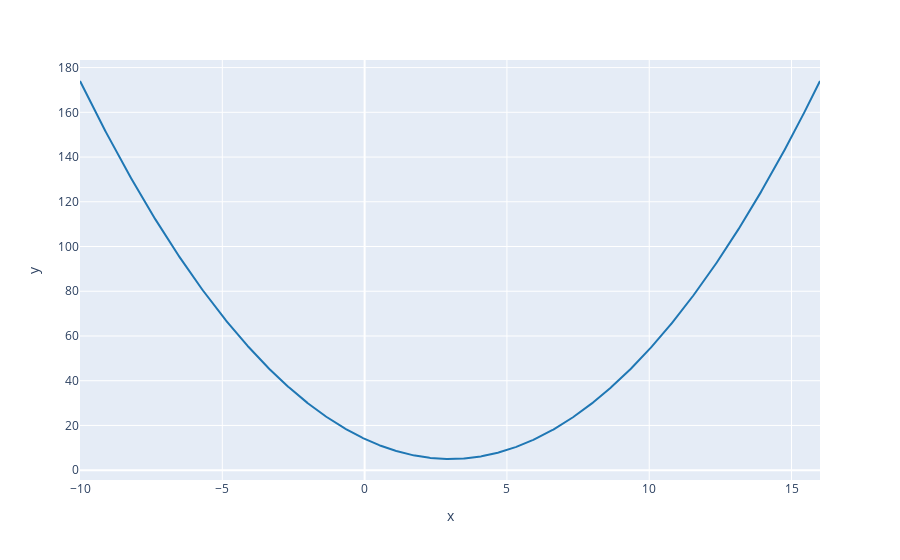

The notebook cell this image was saved under:
### Markdown cell above
# Gradient descent for a function with one minimum 👌👌

### Code cell
# Let us generate some input data :
beta = np.linspace(-10, 16, 1000)

# Now we define a function with a single minimum
def func(beta):
  return beta**2 - 6*beta + 14
y = func(beta)

# Let's plot this function
px.line(x=beta,y=y, color_discrete_sequence=color_chart, render_mode="svg")

### Figure 1 — Plotly figure (JSON) as saved in the notebook; plotly's stock layout.template omitted (floating-point values rounded to 4 significant figures; data arrays with more than 128 entries replaced by an {"elided": "..."} marker saying what was removed)
{"data": [{"hovertemplate": "x=%{x}<br>y=%{y}<extra></extra>", "legendgroup": "", "line": {"color": "#1f77b4", "dash": "solid"}, "marker": {"symbol": "circle"}, "mode": "lines", "name": "", "orientation": "v", "showlegend": false, "type": "scatter", "x": {"elided": "1000 float values"}, "xaxis": "x", "y": {"elided": "1000 float values"}, "yaxis": "y"}], "layout": {"legend": {"tracegroupgap": 0}, "margin": {"t": 60}, "xaxis": {"anchor": "y", "domain": [0, 1], "title": {"text": "x"}}, "yaxis": {"anchor": "x", "domain": [0, 1], "title": {"text": "y"}}}}
